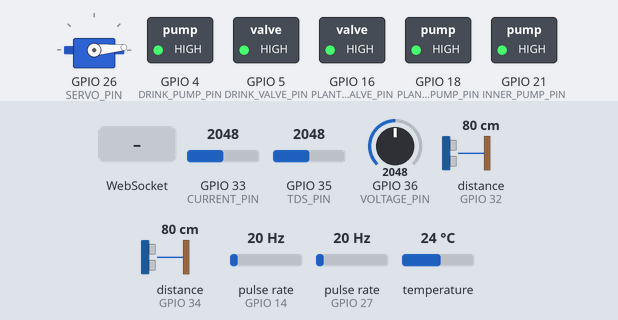
Simulated run of this program. Board: ESP32. Shown: servo, switched loads named in the program (green lamp = pin HIGH). Wiring (inferred from the names in the program): 2 × ultrasonic range finder: trigger GPIO 2, echo GPIO 32 / trigger GPIO 25, echo GPIO 34; 2 × pulse sensor: data GPIO 14 / data GPIO 27. The inputs (shaded band) are chosen by the test bench; at power-on: GPIO 35 (TDS_PIN) = 2048, temperature 24 °C, GPIO 33 (CURRENT_PIN) = 2048, GPIO 36 (VOLTAGE_PIN) = 2048, distance to the obstacle (sensors on GPIO 32, GPIO 34) 80 cm, pulse rate (sensors on GPIO 14, GPIO 27) 20 Hz. The echo pulse lasts 58.3 µs per cm; WiFi joins after 1.5 s; servers stay silent unless stated; pins used as bus, display or sensor lines are not drawn; what the program prints to the serial monitor is not drawn.

Above: at 2.7 s.
2.8 s: GPIO 35 (TDS_PIN) set to 2866
9.7 s: temperature set to 4 °C
At 15.6 s:
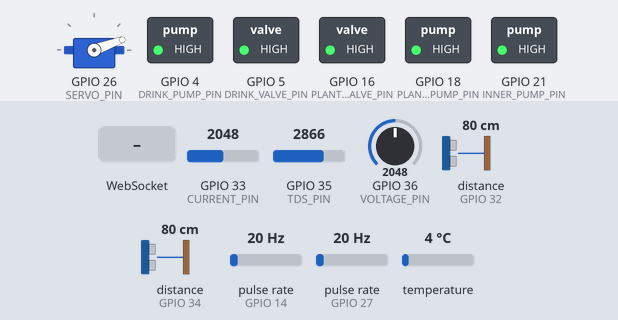
16.6 s: GPIO 35 (TDS_PIN) set to 3972
At 18.2 s:
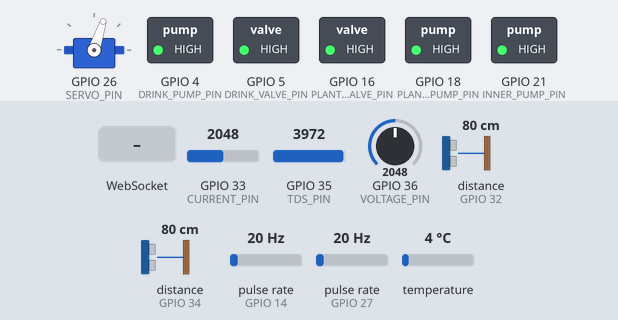
22.3 s: WebSocket text "KI" received
23.9 s: WebSocket text "setTds" received
At 24.5 s:
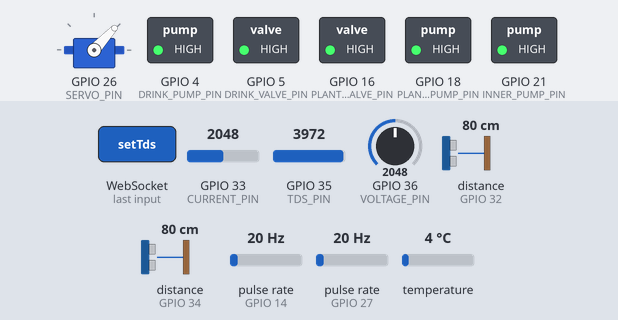
25.6 s: temperature set to 41 °C
At 27.0 s:
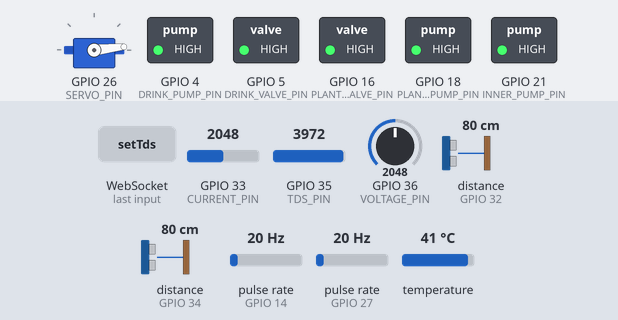
Timing chart, 0 to 28.6 s (numbered marks = the images above; inputs shaded):
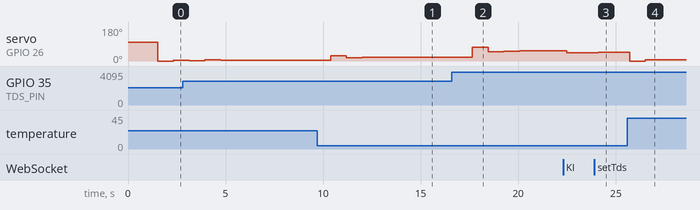

Measured:
- after the input at 9.7 s, servo on GPIO 26 (SERVO_PIN): 5° → 28° after 0.70 s, → 18° 0.80 s later, → 19° 0.80 s later, → 20° 2.4 s later, … (5 changes in this stretch)
- after the input at 23.9 s, servo on GPIO 26 (SERVO_PIN): 44° → 47° after 0.20 s, → 46° 0.81 s later
- after the input at 25.6 s, servo on GPIO 26 (SERVO_PIN): 46° → 0° after 0.12 s, → 6° 0.80 s later

The program:

main.cpp
```cpp
#include <FlowSensor.h>
#include <TdsSensor.h>
#include <Connection.h>
#include <TdsController.h>
#include <SelectOutlet.h>
#include <VoltageSensor.h>
#include <CurrentSensor.h>
#include <TankLevel.h>
#include <DataPattern.h>
#define TDS_PIN 35
#define SERVO_PIN 26
#define FLOWMETER_PERMEATE_PIN 14
#define FLOWMETER_CONCENTRATE_PIN 27
#define VOLTAGE_PIN 36
#define CURRENT_PIN 33
#define tankPlant_TRIG_PIN 2
#define tankDrink_TRIG_PIN 25
#define tankPlant_ECHO_PIN 32
#define tankDrink_ECHO_PIN 34
#define TEMPERATURE_SENSOR_PIN 12

#define calibrationFactorValue 80.0

// const char *ssid = "tripleAAA";
// const char *password = "12345678900";
const char *ssid = "import4G";
const char *password = "max*!@.77013*!@";

Connection connection(ssid, password);
FlowSensor permeate_flow(FLOWMETER_PERMEATE_PIN, calibrationFactorValue);       // Permeate (purified water)
FlowSensor concentrate_flow(FLOWMETER_CONCENTRATE_PIN, calibrationFactorValue); // concentrate
TdsSensor tds(TDS_PIN, TEMPERATURE_SENSOR_PIN);
TdsController control(SERVO_PIN);
VoltageSensor voltageSensor(VOLTAGE_PIN);
CurrentSensor currentSensor(2, CURRENT_PIN, 5);
TankLevel tankPlant(tankPlant_TRIG_PIN, tankPlant_ECHO_PIN);
TankLevel tankDrink(tankDrink_TRIG_PIN, tankDrink_ECHO_PIN);
SelectOutlet out;

unsigned long currentMillis = millis();
unsigned long previousMillis = currentMillis;
unsigned long current_millis = millis();

void increasePulseCountPermeateFlow();
void increasePulseCountSubFlow();
void handleMessage(void *arg, uint8_t *data, size_t len);
void updateMsg();
void updateFastMsg();

String data;

void setup()
{
    Serial.begin(115200);
    connection.setup(handleMessage, false);

    permeate_flow.begin();
    concentrate_flow.begin();
    attachInterrupt(digitalPinToInterrupt(permeate_flow.pin), increasePulseCountPermeateFlow, RISING);
    attachInterrupt(digitalPinToInterrupt(concentrate_flow.pin), increasePulseCountSubFlow, FALLING);

    tds.begin();
    out.begin();
    control.begin();
    voltageSensor.begin();

    tankPlant.setMaxLevelTank(28);
    tankPlant.begin();
    tankDrink.setMaxLevelTank(28);
    tankDrink.begin();

    // out.runPump("plantpump", boolean(1));
    // out.runPump("drinkpump", boolean(1));
    // out.runPump("innerpump", boolean(1));
    // out.runPump("plant", boolean(1));
    // out.runPump("drink", boolean(1));
}

void loop()
{
    if (!out.getBoolState(MAINPUMP) && tankDrink.status() && !out.getBoolState(DRINKVALVE))
        out.runPump("innerpump", true); // (false Means "On" , True means "OFF")
    if (!out.getBoolState(MAINPUMP) && tankPlant.status() && !out.getBoolState(PLANTVALVE))
        out.runPump("innerpump", true); // (false Means "On" , True means "OFF")
    if(tankDrink.isTankEmpty()) out.runPump("drinkpump",true);
    if(tankPlant.isTankEmpty()) out.runPump("plantpump",true);


    permeate_flow.flowRate();
    concentrate_flow.flowRate();
    control.moveServo();
    voltageSensor.voltage_measured();
    currentSensor.readCurrent();
    tankPlant.monitor();
    tankDrink.monitor();
    tds.measure();
    connection.update();

    updateFastMsg();

    if ((millis() - connection.interval) > 500)
    {
        updateMsg();
        connection.interval = millis();
    }
    if (millis() - current_millis > 100)
    {
        control.controlTdsValue(control.getTdsRequired(), tds.measure());
        current_millis = millis();
    }
}

void increasePulseCountPermeateFlow()
{
    permeate_flow.increasePulseCount();
}
void increasePulseCountSubFlow()
{
    concentrate_flow.increasePulseCount();
}

void handleMessage(void *arg, uint8_t *data, size_t len)
{
    AwsFrameInfo *info = (AwsFrameInfo *)arg;
    if (info->final && info->index == 0 && info->len == len && info->opcode == WS_TEXT)
    {

        data[len] = 0;
        Serial.print("received==>");
        Serial.println((char *)data);

        char *key = strtok((char *)data, ":");
        char *valueStr = strtok(NULL, " ");
        float value = atof(valueStr);

        if (strcmp(key, "Angle") == 0)
        {
            control.setPostion(value);
        }
        else if (strcmp(key, "setTds") == 0)
        {
            control.setTdsValue(value);
        }
        else if (strcmp(key, "KI") == 0)
        {
            control.KI = value;
        }
        else if (strcmp(key, "KD") == 0)
        {
            control.KD = value;
        }
        else if (strcmp(key, "KP") == 0)
        {
            control.KP = value;
        }
        else if (strcmp(key, "reset") == 0)
        {
            connection.resetEsp();
        }
        else if (strcmp(key, "maxlevel") == 0)
        {
            tankPlant.setMaxLevelTank(value);
            tankDrink.setMaxLevelTank(value);
        }
        else if (strcmp(key, "plantvalve") == 0)
        {
            out.openValve("plant", boolean(int(value)));
        }
        else if (strcmp(key, "drinkvalve") == 0)
        {
            out.openValve("drink", boolean(int(value)));
        }
        else if (strcmp(key, "mainpump") == 0)
        {
            if ((out.getState("drink") == "on") || (out.getState("plant") == "on")) // one of the valves must be open
                out.runPump("innerpump", boolean(int(value)));
        }
        else if (strcmp(key, "plantpump") == 0)
        {
            out.runPump("plantpump", boolean(int(value)));
        }
        else if (strcmp(key, "drinkpump") == 0)
        {
            out.runPump("drinkpump", boolean(int(value)));
        }
    }
}

void updateMsg()
{
    connection.broadcastIP();

    String tankData = String(LIVETANK) + "=" +
                      String(PORT) + ":1" + "," +
                      String(LEVEL) + ":" + String(tankDrink.tankLevelPresent()) + "," +
                      String(ISFILLING) + ":" + String(int(tankDrink.status())) + "|" +
                      String(LIVETANK) + "=" + String(PORT) + ":2" + "," +
                      String(LEVEL) + ":" + String(tankPlant.tankLevelPresent()) + "," +
                      String(ISFILLING) + ":" + String(int(tankPlant.status())) + "|";

    String pumpAndValveData = String(PUMPSANDVALVES) + "=" +
                              String(MAINPUMP) + ":" + String(out.getBoolState(MAINPUMP)) + "," +
                              String(PLANTPUMP) + ":" + String(out.getBoolState(PLANTPUMP)) + "," +
                              String(DRINKPUMP) + ":" + String(out.getBoolState(DRINKPUMP)) + "," +
                              String(PLANTVALVE) + ":" + String(out.getBoolState(PLANTVALVE)) + "," +
                              String(DRINKVALVE) + ":" + String(out.getBoolState(DRINKVALVE)) + "|";

    String powerData = String(POWER) + "=" +
                       String(VOLTAGEIN) + ":" + String(voltageSensor.voltage_measured()) + "," +
                       String(CURRENTIN) + ":0" + "," +
                       String(CURRENTOUT) + ":" + String(currentSensor.readCurrent()) + "," +
                       String(BATTERYLEVEL) + ":" + String(voltageSensor.battery_level()) + "," +
                       String(ISBATTERY) + ":1" + "," +
                       String(DURATION) + ":1" + "|";

    connection.broadcastMsg(tankData + pumpAndValveData + powerData);
}
void updateFastMsg()
{
    static int fastInterval = millis();

    if ((millis() - fastInterval) > 300)
    {

        data = "";
        if (!out.getBoolState(MAINPUMP) || !out.getBoolState(DRINKPUMP))
        {
            data += String(LIVETANK) + "=" +
                    String(PORT) + ":2," +
                    String(LEVEL) + ":" + String(tankPlant.tankLevelPresent()) + "," +
                    String(ISFILLING) + ":" + String(tankPlant.status()) + "|";
        }

        if (!out.getBoolState(MAINPUMP) || !out.getBoolState(PLANTPUMP))
        {
            data += String(LIVETANK) + "=" +
                    String(PORT) + ":1," +
                    String(LEVEL) + ":" + String(tankDrink.tankLevelPresent()) + "," +
                    String(ISFILLING) + ":" + String(tankDrink.status()) + "|";
        }

        if (!out.getBoolState(MAINPUMP))
        {
            data += String(PRODUCTION) + "=" +
                    // String(TDS) + ":" + String((int(millis() / 500) + 10000) % 10000) + "," +
                    String(TDS) + ":" + String(tds.measure()) + "," +
                    String(TEMPERATURE) + ":" + String(25.7) + "," +
                    // String(TEMPERATURE) + ":" + String(0) + "," +
                    String(PREFLOW) + ":" + String(permeate_flow.flowRate()) + "," +
                    String(CONFLOW) + ":" + String(concentrate_flow.flowRate()) + "|";
        }

        if (data.length())
            connection.broadcastMsg(data);

        fastInterval = millis();
    }
}
```

Connection.h
```cpp
#ifndef CONNECTION_H
#define CONNECTION_H

#ifndef __ARDUINO_H__
#define __ARDUINO_H__
#include <Arduino.h>

#endif
#include <WiFi.h>
#include <ESPAsyncWebServer.h>
#include <WiFiUdp.h>
#include <DNSServer.h>
#include <Esp.h>

#define UDP_ADRS "239.1.2.3"
#define UDP_PORT 54321

class Connection{
private:
    DNSServer dnsServer;
    WiFiUDP udp;
    IPAddress ip;

    AsyncWebServer server;
    AsyncWebSocket websocket;
    void (*handleWebSocketMessage) (void *, uint8_t *, size_t ) ;

    const char* ssid;
    const char* password;
    String index;

    void setupAP();
    void setupWIFI();
    void setupServer();
    void setupWebsocket();
    void setupDNSserver(); // this can be used to access the server with anyname.local address

public:
    String message = "Initial message";
    unsigned long interval;
    String ipaddress;

    Connection(const char*, const char*);
    void setup(void(*)(void *, uint8_t *, size_t ), bool = true);
    void update();
    void resetEsp();

    void broadcastIP();
    void broadcastMsg(String msg);
};

#endif
```

CurrentSensor.h
```cpp
#ifndef CurrentSensor_h
#define CurrentSensor_h

#ifndef __ARDUINO_H__
#define __ARDUINO_H__
#include <Arduino.h>

#endif

class CurrentSensor
{
public:
    CurrentSensor(byte pin);
    float voltage,sumV = 0 ;
    int count = 0, voltageInt = 0;
    CurrentSensor(int model, int vinPin, float vcc);
    float readCurrent();

private:
    /**
     * read current
     */

    volatile byte pin;
    int _vin, _model;
    float _vcc, _current, _outVoltage;
    static float _sensitivity[];
    static float _quiescent_Output_voltage[];
    static float _magnetic_offset_error[];

    static char *_modelNames[];
};

#endif
```

DataPattern.h
```cpp
#ifndef __DATAPATTERN_H__
#define __DATAPATTERN_H__

#ifndef __ARDUINO_H__
#define __ARDUINO_H__
#include <Arduino.h>

#endif

enum objName
{
    LIVETANK,
    POWER,
    PRODUCTION,
    PUMPSANDVALVES,
};
enum singleTanksData{
PORT,LEVEL,ISFILLING
};
enum productionData {
TDS,TEMPERATURE,PREFLOW,CONFLOW
};
enum pumpsAndValvesData{
MAINPUMP=5,PLANTPUMP=4,DRINKPUMP=3,PLANTVALVE=1,DRINKVALVE=0
};
enum powerData{
    VOLTAGEIN,CURRENTIN,CURRENTOUT,DURATION,BATTERYLEVEL,ISBATTERY
};
#endif // __DATAPATTERN_H__
```

FlowSensor.h
```cpp
#ifndef FlowSensor_h
#define FlowSensor_h

#ifndef __ARDUINO_H__
#define __ARDUINO_H__
#include <Arduino.h>

#endif


class FlowSensor{


volatile int pulseCount =0;
float flowRatePerMin =0.0;
float totalLiters =0;
unsigned long currentMillis = millis();
unsigned long previousMillis =currentMillis;
float calibrationFactor ;


public:
volatile byte pin;
FlowSensor(int,float);
void begin();
double flowRate();
double literPassed();
void increasePulseCount();


};


#endif
```

RelayControl.h
```cpp
#ifndef __RELAYCONTROL_H__
#define __RELAYCONTROL_H__
#ifndef __ARDUINO_H__
#define __ARDUINO_H__
#include <Arduino.h>

#endif

class RelayControl{

uint8_t castStateOutput(boolean stateValue);
uint8_t castStateOutput(int stateValue);
public:
boolean state;
byte pin;
RelayControl(byte pin,boolean state);
void setState(boolean state);
void setState(int state);

int getState();
void begin();


};


#endif // __INNERPUMPCONTROL_H__
```

SelectOutlet.h
```cpp
#ifndef __SELECTOUTLET_H__
#define __SELECTOUTLET_H__

#ifndef __ARDUINO_H__
#define __ARDUINO_H__
#include <Arduino.h>

#endif
#define INNER_PUMP_PIN 21
#define DRINK_VALVE_PIN 5
#define DRINK_PUMP_PIN 4
#define PLANT_VALVE_PIN 16
#define PLANT_PUMP_PIN 18

#ifndef RelayControl_h
#define RelayControl_h
#include "RelayControl.h"

#endif

class SelectOutlet
{
    enum
    {
        drink = 0,
        plant = 1,
        drinkpump =3,
        plantpump =4,
        innerpump =5

    };


    RelayControl inPump = RelayControl(INNER_PUMP_PIN, true); // display only ('false' means ON , 'true' means OFF)
    RelayControl drinkValve = RelayControl(DRINK_VALVE_PIN, true);
    RelayControl drinkPumpOut = RelayControl(DRINK_PUMP_PIN, true);
    RelayControl plantValve = RelayControl(PLANT_VALVE_PIN, true);
    RelayControl plantPumpOut = RelayControl(PLANT_PUMP_PIN, true);

    int ConvertType(String type);
    String toString(int status);

public:
    void begin();
    String openValve(String type,boolean status);
    String runPump(String type,boolean status);
    String getState(String type);
    int getBoolState(String type);
    int getBoolState(int type);

};

#endif // __SELECTOUTLET_H__
```

TankLevel.h
```cpp
#ifndef __TANKLEVEL_H__
#define __TANKLEVEL_H__

#ifndef __ARDUINO_H__
#define __ARDUINO_H__
#include <Arduino.h>

#endif

// define sound speed in cm/uS
#define SOUND_SPEED 0.034
#define CM_TO_INCH 0.393701

class TankLevel
{
    volatile byte trigPin;
    volatile byte echoPin;
    long duration;
    bool state = false;
    unsigned long current_millis = millis();


public:
    TankLevel(byte trigPin, byte echoPin);
    void begin();
    float MaxLevel;
    void setMaxLevelTank(float high);
    float waterLevelInCm();
    float waterLevelInInch();
    float tankLevelPresent();
    long monitor();
    bool status();
    bool isTankEmpty();
};

#endif // __TANKLEVEL_H__
```

TdsController.h
```cpp
#ifndef __TDSCONTROLLER_H__
#define __TDSCONTROLLER_H__

#ifndef __ARDUINO_H__
#define __ARDUINO_H__
#include <Arduino.h>

#endif
#include <Servo.h>

class TdsController
{

    Servo myServo; // create servo object to control a servo
    volatile byte pin;
    int pos = 100; // variable to store the servo position
    float set_tds_value = 500;

    double old_tds_error = 0;

    unsigned long cur_time = millis();
    unsigned long pre_time = cur_time;

public:
    int total_error = 0;
    double tds_error = 0;
    double tds_I = 0;
    double tds_d = 0;
    float KI = 0.0001 ,KP = 0.004 ,KD=2.7;
    int control_angle=100;
    void setPostion(int postion);
    void begin();
    TdsController(byte pin);
    void moveServo();
    int getPostion();
    void controlTdsValue(double setting_tds_Value, double current_tds_value);
    void setTdsValue(float value);
    float getTdsRequired();

};

#endif // __TDStCONTROLLER_H__
```

TdsSensor.h
```cpp
#ifndef __TDSSENSOR_H__
#define __TDSSENSOR_H__

#ifndef __ARDUINO_H__
#define __ARDUINO_H__
#include <Arduino.h>

#endif
#include <OneWire.h>
#include <DallasTemperature.h>

#define VREF 3.3     // analog reference voltage(Volt) of the ADC
#define SUMOFPOINT  30           // sum of sample point

class TdsSensor
{

OneWire oneWire;
DallasTemperature tempSensor;

private:
int analogBuffer[SUMOFPOINT];     // store the analog value in the array, read from ADC
int analogBufferTemp[SUMOFPOINT];
int analogBufferIndex = 0;
int copyIndex = 0;
float averageVoltage = 0;
float tdsValue = 0;
float sumTds =0 ;
int count =0 ;


     // current temperature for compensation
int getMedianNum(int[] ,int );
public:
float a =1.17,b =95;
    float temperature = 25;
    volatile byte pin;
    volatile uint8_t tempPin;
float tdsVolt;
    TdsSensor(byte pin,uint8_t tempPin);
    void begin();
    double measure();
    float temperatureMeasure();

};


#endif // __TDSSENSOR_H__
```

VoltageSensor.h
```cpp
#ifndef VoltageSensor_h
#define VoltageSensor_h

#ifndef __ARDUINO_H__
#define __ARDUINO_H__
#include <Arduino.h>

#endif


class VoltageSensor{

volatile byte pin; // data pin analog voltage
float ref_voltage = 3.3;
// Floats for ADC voltage & Input voltage
float adc_voltage = 0.0;
float in_voltage = 0.0;  // voltage to measure
 // Integer for ADC value
int adc_value = 0;
// Floats for resistor values in divider (in ohms)
float R1 = 30000.0;// upper resistor of the sensor
float R2 = 7500.0;  //lower resistor of the sensor
int sumV = 0,count = 0,voltageInt = 0;
public:
VoltageSensor(int);
void begin();
float voltage_measured();
int battery_level();

};


#endif
```

CurrentSensor.cpp
```cpp
#include "CurrentSensor.h"

float CurrentSensor::readCurrent()
{
     // put your main code here, to run repeatedly:
  int tempV = analogRead(33);

    sumV += tempV;
    // sumTds += tdsValue; //1.35*tempTds-0.00025*tempTds*tempTds;
    count++;

    if (count > 1000)
    {


        voltageInt = sumV / count;

   voltage = voltageInt*3.3/4096.0;
   _current = 1.6*(((voltage-1.52)/0.066) - 0.02);

        count = 0;
        sumV = 0;
    }


  if (_current < 0) return 0;
  return _current;

} // readCurrent()


CurrentSensor::CurrentSensor(byte pin) : _vin(pin)
{
    _model = 2;
    _vcc = 3.3;
}

CurrentSensor::CurrentSensor(int model, int vinPin, float vcc)
{

    // -- value
    _vin = vinPin;
    _model = model;
    _vcc = vcc;

}
```

FlowSensor.cpp
```cpp
#include "FlowSensor.h"

FlowSensor::FlowSensor(int pin, float calibrationFactor) : pin(pin), calibrationFactor(calibrationFactor) {}

void FlowSensor::begin()
{
    pinMode(this->pin, INPUT);

}

double FlowSensor::flowRate()
{
    currentMillis = millis();
  if (currentMillis > (previousMillis + 1000))
  {
     flowRatePerMin =  (pulseCount / (calibrationFactor));
     previousMillis = currentMillis;
     pulseCount = 0;
     totalLiters += flowRatePerMin/60;

  }
    return flowRatePerMin;
}

double FlowSensor::literPassed()
{

    return totalLiters;
}

void FlowSensor::increasePulseCount()
{
    this->pulseCount++;
}
```

Source omitted: Connection.cpp (2795 bytes), RelayControl.cpp (872 bytes), SelectOutlet.cpp (3365 bytes), TankLevel.cpp (1482 bytes), TdsController.cpp (1167 bytes), TdsSensor.cpp (2126 bytes), VoltageSensor.cpp (1231 bytes)
